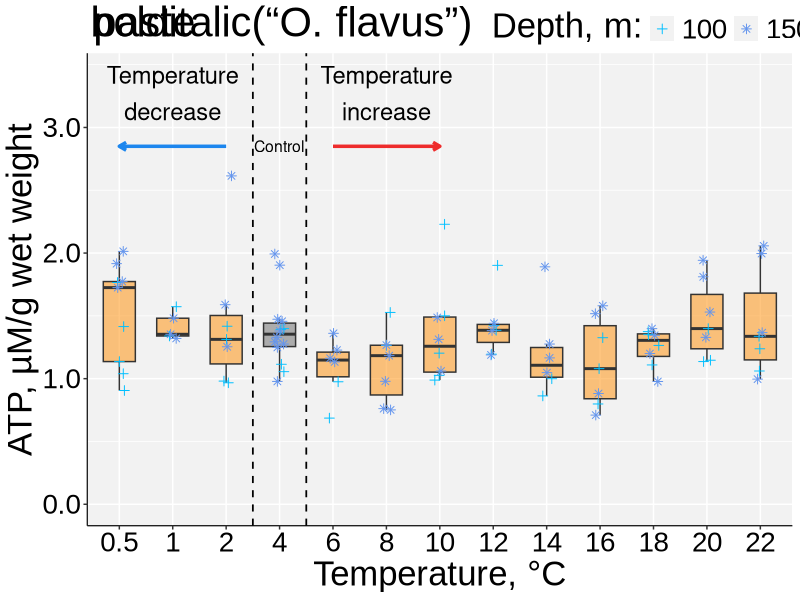
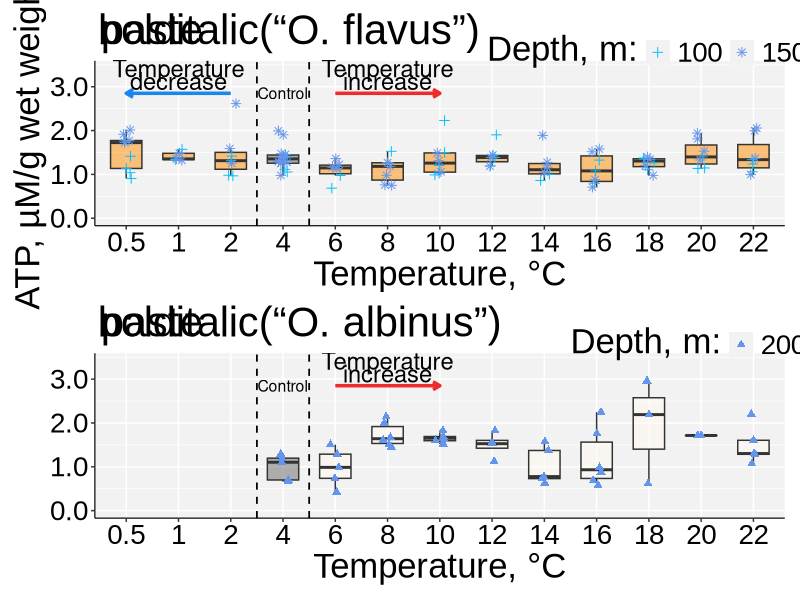
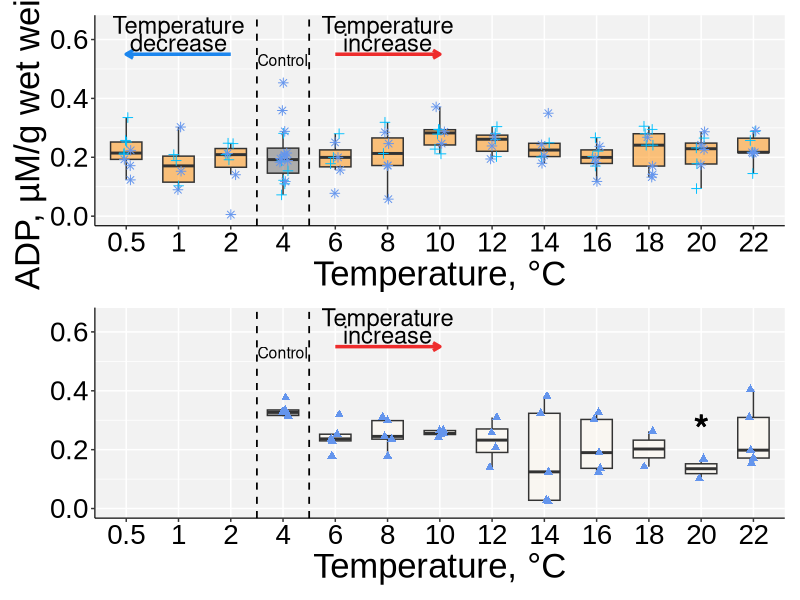
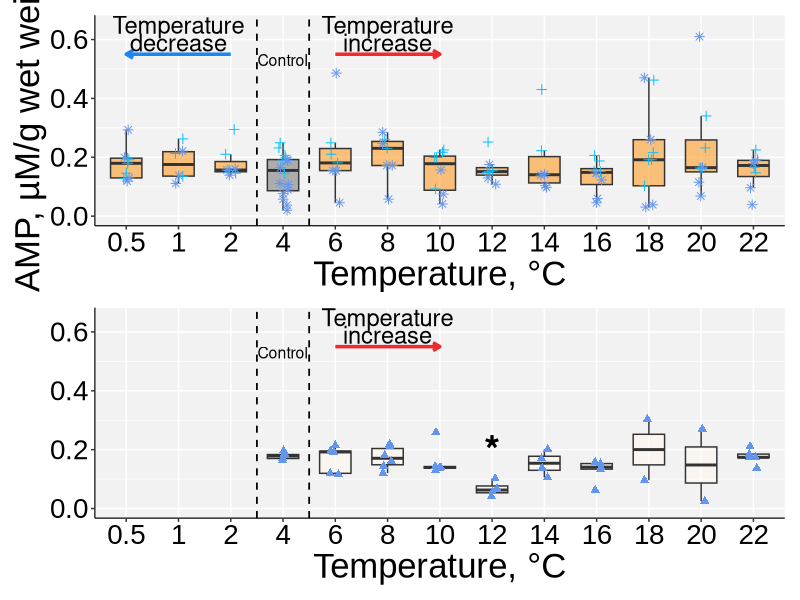
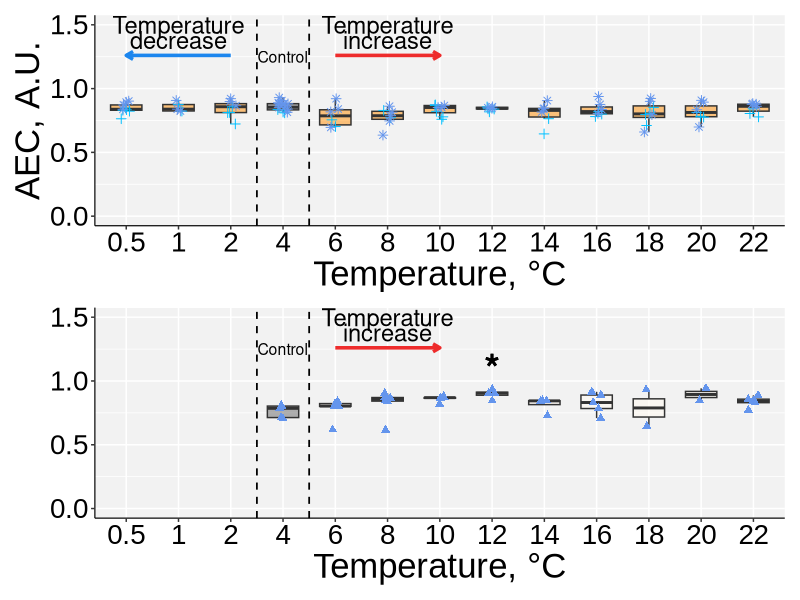
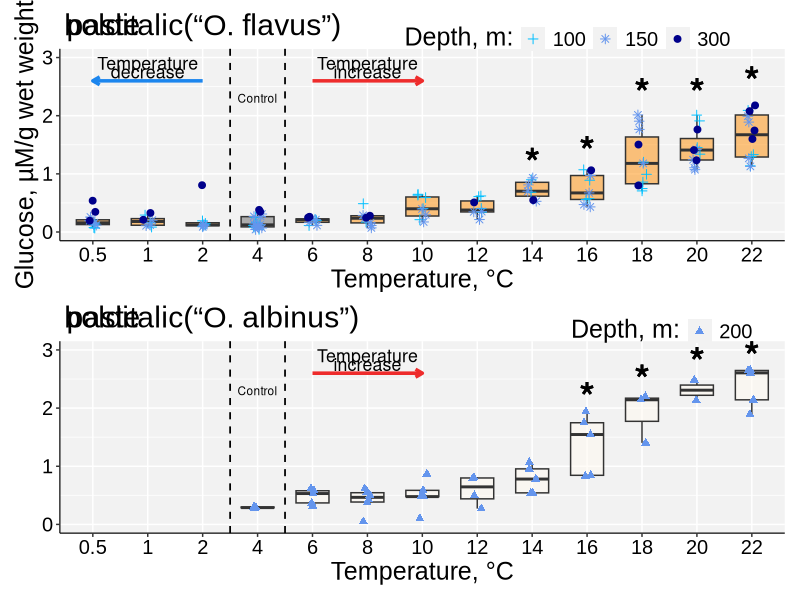
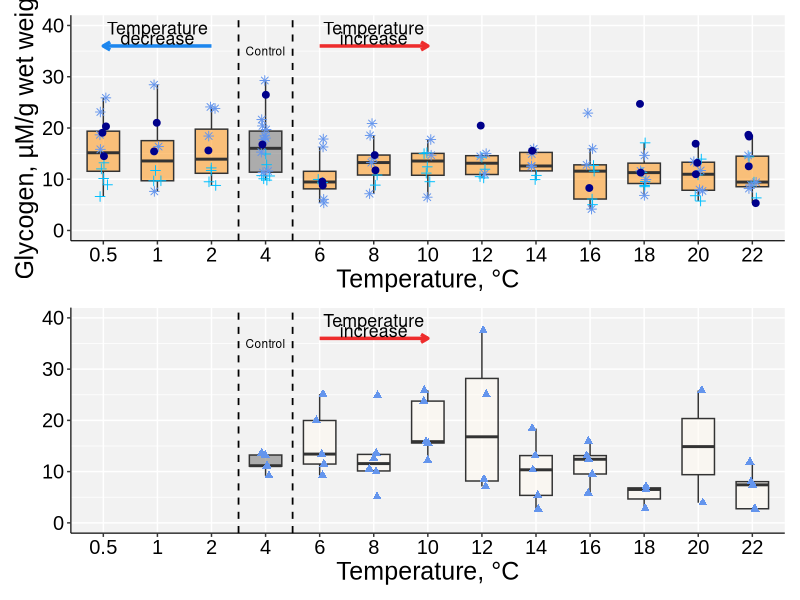
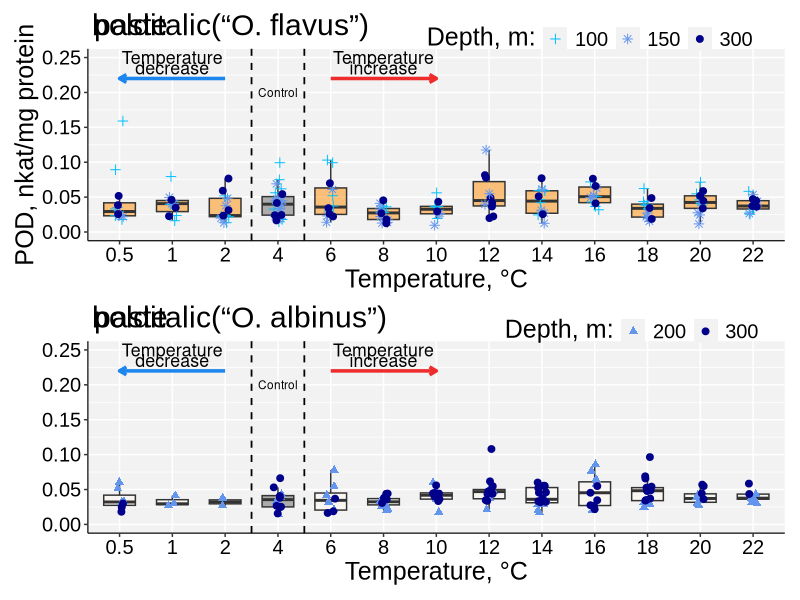

Recreate these plots in R, in order.
library(ggplot2)
library(ggtext)
library(glue)
library(patchwork)
library(openxlsx)


#download data
ATP <- read.xlsx("Raw_data_from_Ommatogammarus_in_experiments1.xlsx", sheet = 2)
ADP <- read.xlsx("Raw_data_from_Ommatogammarus_in_experiments1.xlsx", sheet = 3)
AMP <- read.xlsx("Raw_data_from_Ommatogammarus_in_experiments1.xlsx", sheet = 4)
AEC <- read.xlsx("Raw_data_from_Ommatogammarus_in_experiments1.xlsx", sheet = 5)
Glucose <- read.xlsx("Raw_data_from_Ommatogammarus_in_experiments1.xlsx", sheet = 6)
Glycogen <- read.xlsx("Raw_data_from_Ommatogammarus_in_experiments1.xlsx", sheet = 7)
POD <- read.xlsx("Raw_data_from_Ommatogammarus_in_experiments1.xlsx", sheet = 8)
CAT <- read.xlsx("Raw_data_from_Ommatogammarus_in_experiments1.xlsx", sheet = 9)
GST <- read.xlsx("Raw_data_from_Ommatogammarus_in_experiments1.xlsx", sheet = 10)
LDH <- read.xlsx("Raw_data_from_Ommatogammarus_in_experiments1.xlsx", sheet = 11)
#make data part is factors (ATP)
ATP$Temperature <- as.factor(ATP$Temperature)
ATP$Species <- as.factor(ATP$Species)
ATP$Parameter <- as.factor(ATP$Parameter)
ATP$Depth <- as.factor(ATP$Depth)
#make data part is factors (ADP)
ADP$Temperature <- as.factor(ADP$Temperature)
ADP$Species <- as.factor(ADP$Species)
ADP$Parameter <- as.factor(ADP$Parameter)
ADP$`Depth` <- as.factor(ADP$Depth)
#make data part is factors (AMP)
AMP$Temperature <- as.factor(AMP$Temperature)
AMP$Species <- as.factor(AMP$Species)
AMP$Parameter <- as.factor(AMP$Parameter)
AMP$Depth <- as.factor(AMP$Depth)
#make data part is factors (AEC)
AEC$Temperature <- as.factor(AEC$Temperature)
AEC$Species <- as.factor(AEC$Species)
AEC$Parameter <- as.factor(AEC$Parameter)
AEC$Depth <- as.factor(AEC$Depth)
#make data part is factors (Glucose)
Glucose$Temperature <- as.factor(Glucose$Temperature)
Glucose$Species <- as.factor(Glucose$Species)
Glucose$Parameter <- as.factor(Glucose$Parameter)
Glucose$Depth <- as.factor(Glucose$Depth)
#make data part is factors (Glycogen)
Glycogen$Temperature <- as.factor(Glycogen$Temperature)
Glycogen$Species <- as.factor(Glycogen$Species)
Glycogen$Parameter <- as.factor(Glycogen$Parameter)
Glycogen$Depth <- as.factor(Glycogen$Depth)
#make data part is factors (POD)
POD$Temperature <- as.factor(POD$Temperature)
POD$Species <- as.factor(POD$Species)
POD$Parameter <- as.factor(POD$Parameter)
POD$Depth <- as.factor(POD$Depth)
#make data part is factors (CAT)
CAT$Temperature <- as.factor(CAT$Temperature)
CAT$Species <- as.factor(CAT$Species)
CAT$Parameter <- as.factor(CAT$Parameter)
CAT$Depth <- as.factor(CAT$Depth)
#make data part is factors (GST)
GST$Temperature <- as.factor(GST$Temperature)
GST$Species <- as.factor(GST$Species)
GST$Parameter <- as.factor(GST$Parameter)
GST$Depth <- as.factor(GST$Depth)
#make data part is factors (LDH)
LDH$Temperature <- as.factor(LDH$Temperature)
LDH$Species <- as.factor(LDH$Species)
LDH$Parameter <- as.factor(LDH$Parameter)
LDH$Depth <- as.factor(LDH$Depth)
#split table at Species factor (ATP)
FlavusATP <- ATP[ATP$Species == "O. flavus", ]
AlbinusATP <- ATP[ATP$Species == "O. albinus", ]
#split table at Species factor (ADP)
FlavusADP <- ADP[ADP$Species == "O. flavus", ]
AlbinusADP <- ADP[ADP$Species == "O. albinus", ]
#split table at Species factor (AMP)
FlavusAMP <- AMP[AMP$Species == "O. flavus", ]
AlbinusAMP <- AMP[AMP$Species == "O. albinus", ]
#split table at Species factor (AEC)
FlavusAEC <- AEC[AEC$Species == "O. flavus", ]
AlbinusAEC <- AEC[AEC$Species == "O. albinus", ]
#split table at Species factor (Glucose)
FlavusGlucose <- Glucose[Glucose$Species == "O. flavus", ]
AlbinusGlucose <- Glucose[Glucose$Species == "O. albinus", ]
#split table at Species factor (Glycogen)
FlavusGlycogen <- Glycogen[Glycogen$Species == "O. flavus", ]
AlbinusGlycogen <- Glycogen[Glycogen$Species == "O. albinus", ]
#split table at Species factor (POD)
FlavusPOD <- POD[POD$Species == "O. flavus", ]
AlbinusPOD <- POD[POD$Species == "O. albinus", ]
#split table at Species factor (CAT)
FlavusCAT <- CAT[CAT$Species == "O. flavus", ]
AlbinusCAT <- CAT[CAT$Species == "O. albinus", ]
#split table at Species factor (GST)
FlavusGST <- GST[GST$Species == "O. flavus", ]
AlbinusGST <- GST[GST$Species == "O. albinus", ]
#split table at Species factor (LDH)
FlavusLDH <- LDH[LDH$Species == "O. flavus", ]
AlbinusLDH <- LDH[LDH$Species == "O. albinus", ]

#plot for ATP O. flavus
FlavusATP[,3] <- factor(FlavusATP[,3], levels=unique(FlavusATP[,3]))
FlavusATPcoluor <- c("darkorange", "darkorange", "darkorange", "gray40", "darkorange", "darkorange",
                     "darkorange", "darkorange", "darkorange", "darkorange", "darkorange", "darkorange",
                     "darkorange")
scaleFUN <- function(x) sprintf("%.1f", x)
p1 <- ggplot(FlavusATP, 
       aes(x = Temperature, y = Value, ymin = 0)) +
  geom_boxplot(outlier.alpha = 0, alpha = 0.5, fill = FlavusATPcoluor, width = 0.6) +  
  geom_point(size = 2, alpha = 1, aes(group = Temperature, col = Depth, shape = Depth), 
             position = position_jitterdodge(jitter.width = 0.5)) +
  labs(fill = "Температура",
       col = "Depth, m:",
       shape = "Depth, m:",
       x = "Temperature, °C",
       y = "ATP, µM/g wet weight",
  ) +
  theme(title  = ggtext::element_markdown()) +
  scale_color_manual(values = c("deepskyblue", "cornflowerblue",'cornflowerblue', "darkblue")) +
  scale_shape_manual(values = c(3, 8, 17)) +
  ggtitle(substitute(paste(bolditalic('O. flavus')))) +
  theme(panel.background = element_rect(fill = 'gray95')) +
  theme(text=element_text(color="black"),axis.text=element_text(color="black")) +
  theme(plot.title = element_text(hjust = 0.5)) + 
  ylim(0, 3.5) +
  geom_vline(xintercept=c(3.5,4.5), linetype = "dashed", linewidth = 0.6) +
  annotate("segment", x = 5, xend = 7, y = 2.85, yend = 2.85, colour = "firebrick2", size=1.2, arrow=arrow(length = unit(0.2, "cm"))) +
  annotate("segment", x = 3, xend = 1, y = 2.85, yend = 2.85, colour = "dodgerblue2", size=1.2, arrow=arrow(length = unit(0.2, "cm"))) +
  annotate("text", x = c(2), y = c(3.42), label = "Temperature", cex=6, col = "black") +
  annotate("text", x = c(2), y = c(3.13), label = "decrease", cex=6, col = "black") +
  annotate("text", x = c(6), y = c(3.42), label = "Temperature", cex=6, col = "black") +
  annotate("text", x = c(6), y = c(3.13), label = "increase", cex=6, col = "black") +
  annotate("text", x = c(4), y = c(2.85), label = "Control", cex=4, col = "black") + 
  theme(text=element_text(color="black"),axis.text=element_text(color="black")) +
  theme(text=element_text(size=25, family="Arial")) + 
  theme(legend.position = c(0.8, 1.0515),
        legend.direction = "horizontal") +
  theme(plot.title = element_text(hjust = 0.01),
        axis.title.y = element_text(vjust = +1.7)) + theme(legend.background=element_rect(fill = alpha("white", 0))) + 
  theme(
    axis.line = element_line(linewidth = 0.4, color="black")) + scale_y_continuous(labels=scaleFUN)
#save plot ATP
ggsave("2023-12-20_АТФ flavus.png", width = 20, height = 11, units = "cm", dpi = 600)

#plot for ADP O. albinus
AlbinusATP[,3] <- factor(AlbinusATP[,3], levels=unique(AlbinusATP[,3]))
AlbinusATPcoluor <- c("gray40", "floralwhite", "floralwhite",
                      "floralwhite", "floralwhite", "floralwhite", "floralwhite", "floralwhite", "floralwhite",
                      "floralwhite")
p1

p2 <- ggplot(AlbinusATP, 
       aes(x = factor(Temperature), y = Value, ymin = 0)) +
  geom_boxplot(outlier.alpha = 0, alpha = 0.5, fill = AlbinusATPcoluor, width = 0.6) +  
  geom_point(size = 2, alpha = 1, aes(group = Temperature, col = Depth, shape = Depth), 
             position = position_jitterdodge(jitter.width = 0.5)) +
  labs(fill = "Температура",
       col = "Depth, m:",
       shape = "Depth, m:",
       x = "Temperature, °C",
       y = NULL,
  ) +
  theme(title  = ggtext::element_markdown()) +
  scale_color_manual(values = c("cornflowerblue")) +
  scale_shape_manual(values = c(17)) +
  ggtitle(substitute(paste(bolditalic('O. albinus')))) +
  theme(panel.background = element_rect(fill = 'gray95')) +
  theme(text=element_text(color="black"),axis.text=element_text(color="black")) +
  theme(plot.title = element_text(hjust = 0.5)) + 
  ylim(0, 3.5) +
  geom_vline(xintercept=c(3.5,4.5), linetype = "dashed", linewidth = 0.6) +
  annotate("segment", x = 5, xend = 7, y = 2.85, yend = 2.85, colour = "firebrick2", size=1.2, arrow=arrow(length = unit(0.2, "cm"))) +
  annotate("text", x = c(6), y = c(3.42), label = "Temperature", cex=6, col = "black") +
  annotate("text", x = c(6), y = c(3.13), label = "increase", cex=6, col = "black") +
  annotate("text", x = c(4), y = c(2.85), label = "Control", cex=4, col = "black") + 
  theme(text=element_text(color="black"),axis.text=element_text(color="black")) +
  theme(text=element_text(size=25, family="Arial")) + 
  theme(legend.position = c(0.86, 1.0515),
        legend.direction = "horizontal", 
        legend.spacing.y = unit(1.0, 'cm')) +
  theme(plot.title = element_text(hjust = 0.01)) + theme(legend.background=element_rect(fill = alpha("white", 0))) + 
  theme(
    axis.line = element_line(linewidth = 0.4, color="black")) +
    scale_x_discrete(limits = c('0.5', '1', '2', '4', '6', '8', '10', '12', '14', '16', '18', '20', '22')) + 
  scale_y_continuous(labels=scaleFUN)
ggsave("2023-12-20_АТФ albinus.png", width = 20, height = 11, units = "cm", dpi = 600) 

p1/p2
ggsave("2023-12-20_АТФ albinus и flavus2.0.png", width = 20, height = 22, units = "cm", dpi = 600)

#plot for ADP O. flavus
FlavusADP[,3] <- factor(FlavusADP[,3], levels=unique(FlavusADP[,3]))
FlavusADPcoluor <- c("darkorange", "darkorange", "darkorange", "gray40", "darkorange", "darkorange",
                     "darkorange", "darkorange", "darkorange", "darkorange", "darkorange", "darkorange",
                     "darkorange")
p3 <- ggplot(FlavusADP, 
       aes(x = Temperature, y = Value, ymin = 0)) +
  geom_boxplot(outlier.alpha = 0, alpha = 0.5, fill = FlavusADPcoluor, width = 0.6) +  
  geom_point(size = 2, alpha = 1, aes(group = Temperature, col = Depth, shape = Depth), 
             position = position_jitterdodge(jitter.width = 0.5)) +
  labs(fill = "Температура",
       col = "Depth, m:",
       shape = "Depth, m:",
       x = "Temperature, °C",
       y = "ADP, µM/g wet weight",
  ) +
  theme(title  = ggtext::element_markdown()) +
  scale_color_manual(values = c("deepskyblue", "cornflowerblue", "darkblue")) +
  scale_shape_manual(values = c(3, 8, 19, 3, 8, 19, 8, 19)) +
  ggtitle(NULL) +
  theme(panel.background = element_rect(fill = 'gray95')) +
  theme(text=element_text(color="black"),axis.text=element_text(color="black")) +
  theme(plot.title = element_text(hjust = 0.5)) +
  geom_vline(xintercept=c(3.5,4.5), linetype = "dashed", linewidth = 0.6) +
  annotate("segment", x = 5, xend = 7, y = .55, yend = .55, colour = "firebrick2", size=1.2, arrow=arrow(length = unit(0.2, "cm"))) +
  annotate("segment", x = 3, xend = 1, y = .55, yend = .55, colour = "dodgerblue2", size=1.2, arrow=arrow(length = unit(0.2, "cm"))) +
  annotate("text", x = c(2), y = c(.65), label = "Temperature", cex=6, col = "black") +
  annotate("text", x = c(2), y = c(.59), label = "decrease", cex=6, col = "black") +
  annotate("text", x = c(6), y = c(.65), label = "Temperature", cex=6, col = "black") +
  annotate("text", x = c(6), y = c(.59), label = "increase", cex=6, col = "black") +
  annotate("text", x = c(4), y = c(.53), label = "Control", cex=4, col = "black") + 
  theme(text=element_text(color="black"),axis.text=element_text(color="black")) + 
  theme(text=element_text(color="black"),axis.text=element_text(color="black")) +
  theme(text=element_text(size=25, family="Arial")) +
  ylim(0, .65) + 
  theme(legend.position = "None",
        legend.direction = "horizontal") +
  theme(plot.title = element_text(hjust = 0.01),
        axis.title.y = element_text(vjust = +1.7)) + theme(legend.background=element_rect(fill = alpha("white", 0))) + 
  theme(
    axis.line = element_line(linewidth = 0.4, color="black"))
#save plot ADP
ggsave("2023-12-20_АДФ flavus.png", width = 20, height = 11, units = "cm", dpi = 600)

#plot for ADP O. albinus
AlbinusADP[,3] <- factor(AlbinusADP[,3], levels=unique(AlbinusADP[,3]))
AlbinusADPcoluor <- c("gray40", "floralwhite", "floralwhite",
                      "floralwhite", "floralwhite", "floralwhite", "floralwhite", "floralwhite", "floralwhite",
                      "floralwhite")
p4 <- ggplot(AlbinusADP, 
       aes(x = Temperature, y = Value, ymin = 0)) +
  geom_boxplot(outlier.alpha = 0, alpha = 0.5, fill = AlbinusADPcoluor, width = 0.6) +  
  geom_point(size = 2, alpha = 1, aes(group = Temperature, col = Depth, shape = Depth), 
             position = position_jitterdodge(jitter.width = 0.5)) +
  labs(fill = "Температура",
       col = "Depth, m:",
       shape = "Depth, m:",
       x = "Temperature, °C",
       y = NULL,
  ) +
  theme(title  = ggtext::element_markdown()) +
  scale_color_manual(values = c("cornflowerblue")) +
  scale_shape_manual(values = c(17)) +
  ggtitle(NULL) +
  theme(panel.background = element_rect(fill = 'gray95')) +
  theme(text=element_text(color="black"),axis.text=element_text(color="black")) +
  theme(plot.title = element_text(hjust = 0.5)) + 
  ylim(0, 0.65) +
  geom_vline(xintercept=c(3.5,4.5), linetype = "dashed", linewidth = 0.6) +
  annotate("segment", x = 5, xend = 7, y = .55, yend = .55, colour = "firebrick2", size=1.2, arrow=arrow(length = unit(0.2, "cm"))) +
  annotate("text", x = c(6), y = c(.65), label = "Temperature", cex=6, col = "black") +
  annotate("text", x = c(6), y = c(.59), label = "increase", cex=6, col = "black") +
  annotate("text", x = c(4), y = c(.53), label = "Control", cex=4, col = "black") + 
  annotate("text", x = c(12), y = c(0.27), label = substitute(paste(bold("*"))), cex=10, col = "black") +
  theme(text=element_text(color="black"),axis.text=element_text(color="black")) +
  theme(text=element_text(size=25, family="Arial")) + 
  theme(legend.position ="None",
        legend.direction = "horizontal") +
  theme(plot.title = element_text(hjust = 0.01)) + theme(legend.background=element_rect(fill = alpha("white", 0))) + 
  theme(
    axis.line = element_line(linewidth = 0.4, color="black")) +
  scale_x_discrete(limits = c('0.5', '1', '2', '4', '6', '8', '10', '12', '14', '16', '18', '20', '22'))
#save plot ADP
ggsave("2023-12-20_АДФ albinus.png", width = 20, height = 11, units = "cm", dpi = 600)


p3/p4
ggsave("2023-12-20_АДФ albinus и flavus2.0.png", width = 20, height = 22, units = "cm", dpi = 600)

#plot for AMP O. flavus
FlavusAMP[,3] <- factor(FlavusAMP[,3], levels=unique(FlavusAMP[,3]))
FlavusAMPcoluor <- c("darkorange", "darkorange", "darkorange", "gray40", "darkorange", "darkorange",
                     "darkorange", "darkorange", "darkorange", "darkorange", "darkorange", "darkorange",
                     "darkorange")
p5 <- ggplot(FlavusAMP, 
       aes(x = Temperature, y = Value, ymin = 0)) +
  geom_boxplot(outlier.alpha = 0, alpha = 0.5, fill = FlavusADPcoluor, width = 0.6) +  
  geom_point(size = 2, alpha = 1, aes(group = Temperature, col = Depth, shape = Depth), 
             position = position_jitterdodge(jitter.width = 0.5)) +
  labs(fill = "Температура",
       col = "Depth, m:",
       shape = "Depth, m:",
       x = "Temperature, °C",
       y = "AMP, µM/g wet weight",
  ) +
  theme(title  = ggtext::element_markdown()) +
  scale_color_manual(values = c("deepskyblue", "cornflowerblue", "darkblue")) +
  scale_shape_manual(values = c(3, 8, 19, 3, 8, 19, 8, 19)) +
  ggtitle(NULL) +
  theme(panel.background = element_rect(fill = 'gray95')) +
  theme(text=element_text(color="black"),axis.text=element_text(color="black")) +
  theme(plot.title = element_text(hjust = 0.5)) +
  geom_vline(xintercept=c(3.5,4.5), linetype = "dashed", linewidth = 0.6) +
  annotate("segment", x = 5, xend = 7, y = .55, yend = .55, colour = "firebrick2", size=1.2, arrow=arrow(length = unit(0.2, "cm"))) +
  annotate("segment", x = 3, xend = 1, y = .55, yend = .55, colour = "dodgerblue2", size=1.2, arrow=arrow(length = unit(0.2, "cm"))) +
  annotate("text", x = c(2), y = c(.65), label = "Temperature", cex=6, col = "black") +
  annotate("text", x = c(2), y = c(.59), label = "decrease", cex=6, col = "black") +
  annotate("text", x = c(6), y = c(.65), label = "Temperature", cex=6, col = "black") +
  annotate("text", x = c(6), y = c(.59), label = "increase", cex=6, col = "black") +
  annotate("text", x = c(4), y = c(.53), label = "Control", cex=4, col = "black") + 
  theme(text=element_text(color="black"),axis.text=element_text(color="black")) + 
  theme(text=element_text(size=25, family="Arial")) +
  ylim(0, .65) + 
  theme(legend.position = "None",
        legend.direction = "horizontal") +
  theme(plot.title = element_text(hjust = 0.01),
        axis.title.y = element_text(vjust = +1.7)) + theme(legend.background=element_rect(fill = alpha("white", 0))) + 
  theme(
    axis.line = element_line(linewidth = 0.4, color="black"))
#save plot AMP
ggsave("2023-12-20_АМФ flavus.png", width = 20, height = 11, units = "cm", dpi = 600)

#plot for AMP O. albinus
AlbinusAMP[,3] <- factor(AlbinusAMP[,3], levels=unique(AlbinusAMP[,3]))
AlbinusAMPcoluor <- c("gray40", "floralwhite", "floralwhite",
                      "floralwhite", "floralwhite", "floralwhite", "floralwhite", "floralwhite", "floralwhite",
                      "floralwhite")
p6 <- ggplot(AlbinusAMP, 
       aes(x = Temperature, y = Value, ymin = 0)) +
  geom_boxplot(outlier.alpha = 0, alpha = 0.5, fill = AlbinusAMPcoluor, width = 0.6) +  
  geom_point(size = 2, alpha = 1, aes(group = Temperature, col = Depth, shape = Depth), 
             position = position_jitterdodge(jitter.width = 0.5)) +
  labs(fill = "Температура",
       col = "Depth, m:",
       shape = "Depth, m:",
       x = "Temperature, °C",
       y = NULL,
  ) +
  theme(title  = ggtext::element_markdown()) +
  scale_color_manual(values = c("cornflowerblue")) +
  scale_shape_manual(values = c(17)) +
  ggtitle(NULL) +
  theme(panel.background = element_rect(fill = 'gray95')) +
  theme(text=element_text(color="black"),axis.text=element_text(color="black")) +
  theme(plot.title = element_text(hjust = 0.5)) + 
  ylim(0, 0.65) +
  geom_vline(xintercept=c(3.5,4.5), linetype = "dashed", linewidth = 0.6) +
  annotate("segment", x = 5, xend = 7, y = .55, yend = .55, colour = "firebrick2", size=1.2, arrow=arrow(length = unit(0.2, "cm"))) +
  annotate("text", x = c(6), y = c(.65), label = "Temperature", cex=6, col = "black") +
  annotate("text", x = c(6), y = c(.59), label = "increase", cex=6, col = "black") +
  annotate("text", x = c(4), y = c(.53), label = "Control", cex=4, col = "black") + 
  annotate("text", x = c(8), y = c(0.2), label = substitute(paste(bold("*"))), cex=10, col = "black") +
  theme(text=element_text(color="black"),axis.text=element_text(color="black")) + 
  theme(text=element_text(size=25, family="Arial")) + 
  theme(legend.position = "None",
        legend.direction = "horizontal") +
  theme(plot.title = element_text(hjust = 0.01)) + theme(legend.background=element_rect(fill = alpha("white", 0))) + 
  theme(
    axis.line = element_line(linewidth = 0.4, color="black")) +
  scale_x_discrete(limits = c('0.5', '1', '2', '4', '6', '8', '10', '12', '14', '16', '18', '20', '22'))
#save plot AMP
ggsave("2023-12-20_АМФ albinus.png", width = 20, height = 11, units = "cm", dpi = 600)

p5/p6
ggsave("2_p_2023-12-20_АМФ albinus и flavus.png", width = 20, height = 22, units = "cm", dpi = 600)

#################################################################################################################################################################

#plot for AEC O. flavus
FlavusAEC[,3] <- factor(FlavusAEC[,3], levels=unique(FlavusAEC[,3]))
FlavusAECcoluor <- c("darkorange", "darkorange", "darkorange", "gray40", "darkorange", "darkorange",
                     "darkorange", "darkorange", "darkorange", "darkorange", "darkorange", "darkorange",
                     "darkorange")
p7 <- ggplot(FlavusAEC, 
       aes(x = Temperature, y = Value, ymin = 0)) +
  geom_boxplot(outlier.alpha = 0, alpha = 0.5, fill = FlavusAECcoluor, width = 0.6) +  
  geom_point(size = 2, alpha = 1, aes(group = Temperature, col = Depth, shape = Depth), 
             position = position_jitterdodge(jitter.width = 0.5)) +
  labs(fill = "Температура",
       col = "Depth, m:",
       shape = "Depth, m:",
       x = "Temperature, °C",
       y = "AEC, A.U.",
  ) +
  theme(title  = ggtext::element_markdown()) +
  scale_color_manual(values = c("deepskyblue", "cornflowerblue", "darkblue")) +
  scale_shape_manual(values = c(3, 8, 19, 3, 8, 19, 8, 19)) +
  ggtitle(NULL) +
  theme(panel.background = element_rect(fill = 'gray95')) +
  theme(text=element_text(color="black"),axis.text=element_text(color="black")) +
  theme(plot.title = element_text(hjust = 0.5)) +
  geom_vline(xintercept=c(3.5,4.5), linetype = "dashed", linewidth = 0.6) +
  annotate("segment", x = 5, xend = 7, y = 1.26, yend = 1.26, colour = "firebrick2", size=1.2, arrow=arrow(length = unit(0.2, "cm"))) +
  annotate("segment", x = 3, xend = 1, y = 1.26, yend = 1.26, colour = "dodgerblue2", size=1.2, arrow=arrow(length = unit(0.2, "cm"))) +
  annotate("text", x = c(2), y = c(1.5), label = "Temperature", cex=6, col = "black") +
  annotate("text", x = c(2), y = c(1.38), label = "decrease", cex=6, col = "black") +
  annotate("text", x = c(6), y = c(1.5), label = "Temperature", cex=6, col = "black") +
  annotate("text", x = c(6), y = c(1.38), label = "increase", cex=6, col = "black") +
  annotate("text", x = c(4), y = c(1.25), label = "Control", cex=4, col = "black") + 
  theme(text=element_text(color="black"),axis.text=element_text(color="black")) + 
  theme(text=element_text(size=25, family="Arial")) +
  ylim(0, 1.5) + 
  theme(legend.position = "None",
        legend.direction = "horizontal") +
  theme(plot.title = element_text(hjust = 0.01),
        axis.title.y = element_text(vjust = +1.7)) + theme(legend.background=element_rect(fill = alpha("white", 0))) + 
  theme(
    axis.line = element_line(linewidth = 0.4, color="black"))
#save plot AEC
ggsave("2023-12-19_АEC flavus.png", width = 20, height = 11, units = "cm", dpi = 600)

#plot for AEC O. albinus
AlbinusAEC[,3] <- factor(AlbinusAEC[,3], levels=unique(AlbinusAEC[,3]))
AlbinusAECcoluor <- c("gray40", "floralwhite", "floralwhite",
                      "floralwhite", "floralwhite", "floralwhite", "floralwhite", "floralwhite", "floralwhite",
                      "floralwhite")
p8 <- ggplot(AlbinusAEC, 
       aes(x = Temperature, y = Value, ymin = 0)) +
  geom_boxplot(outlier.alpha = 0, alpha = 0.5, fill = AlbinusAECcoluor, width = 0.6) +  
  geom_point(size = 2, alpha = 1, aes(group = Temperature, col = Depth, shape = Depth), 
             position = position_jitterdodge(jitter.width = 0.5)) +
  labs(fill = "Температура",
       col = "Depth, m:",
       shape = "Depth, m:",
       x = "Temperature, °C",
       y = NULL,
  ) +
  theme(title  = ggtext::element_markdown()) +
  scale_color_manual(values = c("cornflowerblue")) +
  scale_shape_manual(values = c(17)) +
  ggtitle(NULL) +
  theme(panel.background = element_rect(fill = 'gray95')) +
  theme(text=element_text(color="black"),axis.text=element_text(color="black")) +
  theme(plot.title = element_text(hjust = 0.5)) + 
  ylim(0, 1.5) +
  geom_vline(xintercept=c(3.5,4.5), linetype = "dashed", linewidth = 0.6) +
  annotate("segment", x = 5, xend = 7, y = 1.26, yend = 1.26, colour = "firebrick2", size=1.2, arrow=arrow(length = unit(0.2, "cm"))) +
  annotate("text", x = c(6), y = c(1.5), label = "Temperature", cex=6, col = "black") +
  annotate("text", x = c(6), y = c(1.38), label = "increase", cex=6, col = "black") +
  annotate("text", x = c(4), y = c(1.25), label = "Control", cex=4, col = "black") + 
  annotate("text", x = c(8), y = c(1.1), label = substitute(paste(bold("*"))), cex=10, col = "black") +
  theme(text=element_text(color="black"),axis.text=element_text(color="black")) +
  theme(text=element_text(size=25, family="Arial")) + 
  theme(legend.position = "none",
        legend.direction = "horizontal") +
  theme(plot.title = element_text(hjust = 0.01)) + theme(legend.background=element_rect(fill = alpha("white", 0))) + 
  theme(
    axis.line = element_line(linewidth = 0.4, color="black")) +
  scale_x_discrete(limits = c('0.5', '1', '2', '4', '6', '8', '10', '12', '14', '16', '18', '20', '22'))
#save plot AEC
ggsave("2023-12-18_АEC albinus.png", width = 20, height = 11, units = "cm", dpi = 600)

p7/p8
#save plot AEC
ggsave("2_p_2023-12-20_АEC albinus и flavus.png", width = 20, height = 22, units = "cm", dpi = 600)

#################################################################################################################################################################

#plot for Glucose O. flavus
FlavusGlucose[,3] <- factor(FlavusGlucose[,3], levels=unique(FlavusGlucose[,3]))
FlavusGlucosecoluor <- c("darkorange", "darkorange", "darkorange", "gray40", "darkorange", "darkorange",
                         "darkorange", "darkorange", "darkorange", "darkorange", "darkorange", "darkorange",
                         "darkorange")
p9 <- ggplot(FlavusGlucose, 
       aes(x = Temperature, y = Value, ymin = 0)) +
  geom_boxplot(outlier.alpha = 0, alpha = 0.5, fill = FlavusGlucosecoluor, width = 0.6) +  
  geom_point(size = 2, alpha = 1, aes(group = Temperature, col = Depth, shape = Depth), 
             position = position_jitterdodge(jitter.width = 0.5)) +
  labs(fill = "Температура",
       col = "Depth, m:",
       shape = "Depth, m:",
       x = "Temperature, °C",
       y = "Glucose, µM/g wet weight",
  ) +
  theme(title  = ggtext::element_markdown()) +
  scale_color_manual(values = c("deepskyblue", "cornflowerblue", "darkblue")) +
  scale_shape_manual(values = c(3, 8, 19, 3, 8, 19, 8, 19)) +
  ggtitle(substitute(paste(bolditalic('O. flavus')))) +
  theme(panel.background = element_rect(fill = 'gray95')) +
  theme(text=element_text(color="black"),axis.text=element_text(color="black")) +
  theme(plot.title = element_text(hjust = 0.5)) +
  geom_vline(xintercept=c(3.5,4.5), linetype = "dashed", linewidth = 0.6) +
  annotate("segment", x = 5, xend = 7, y = 2.6, yend = 2.6, colour = "firebrick2", size=1.2, arrow=arrow(length = unit(0.2, "cm"))) +
  annotate("segment", x = 3, xend = 1, y = 2.6, yend = 2.6, colour = "dodgerblue2", size=1.2, arrow=arrow(length = unit(0.2, "cm"))) +
  annotate("text", x = c(2), y = c(2.9), label = "Temperature", cex=4.5, col = "black") +
  annotate("text", x = c(2), y = c(2.75), label = "decrease", cex=4.5, col = "black") +
  annotate("text", x = c(6), y = c(2.9), label = "Temperature", cex=4.5, col = "black") +
  annotate("text", x = c(6), y = c(2.75), label = "increase", cex=4.5, col = "black") +
  annotate("text", x = c(4), y = c(2.3), label = "Control", cex=3, col = "black") + 
  annotate("text", x = c(13), y = c(2.6), label = substitute(paste(bold("*"))), cex=10, col = "black") + 
  annotate("text", x = c(12), y = c(2.4), label = substitute(paste(bold("*"))), cex=10, col = "black") +
  annotate("text", x = c(11), y = c(2.4), label = substitute(paste(bold("*"))), cex=10, col = "black") +
  annotate("text", x = c(10), y = c(1.4), label = substitute(paste(bold("*"))), cex=10, col = "black") +
  annotate("text", x = c(9), y = c(1.2), label = substitute(paste(bold("*"))), cex=10, col = "black") +
  theme(text=element_text(color="black"),axis.text=element_text(color="black")) + 
  theme(text=element_text(size=18, family="Arial")) +
  theme(legend.position = c(0.7, 1.0515),
        legend.direction = "horizontal") +
  theme(plot.title = element_text(hjust = 0.01)) + theme(legend.background=element_rect(fill = alpha("white", 0))) + 
  theme(
    axis.line = element_line(linewidth = 0.4, color="black")) +
  ylim(0,3)
#save plot Glucose
ggsave("2023-12-20_Glucose flavus.png", width = 20, height = 11, units = "cm", dpi = 600)


#plot for Glucose O. albinus
AlbinusGlucose[,3] <- factor(AlbinusGlucose[,3], levels=unique(AlbinusGlucose[,3]))
AlbinusGlucosecoluor <- c("gray40", "floralwhite", "floralwhite",
                          "floralwhite", "floralwhite", "floralwhite", "floralwhite", "floralwhite", "floralwhite",
                          "floralwhite")
p10 <- ggplot(AlbinusGlucose, 
       aes(x = Temperature, y = Value, ymin = 0)) +
  geom_boxplot(outlier.alpha = 0, alpha = 0.5, fill = AlbinusGlucosecoluor, width = 0.6) +  
  geom_point(size = 2, alpha = 1, aes(group = Temperature, col = Depth, shape = Depth), 
             position = position_jitterdodge(jitter.width = 0.5)) +
  labs(fill = "Температура",
       col = "Depth, m:",
       shape = "Depth, m:",
       x = "Temperature, °C",
       y = NULL,
  ) +
  theme(title  = ggtext::element_markdown()) +
  scale_color_manual(values = c("cornflowerblue")) +
  scale_shape_manual(values = c(17)) +
  ggtitle(substitute(paste(bolditalic('O. albinus')))) +
  theme(panel.background = element_rect(fill = 'gray95')) +
  theme(text=element_text(color="black"),axis.text=element_text(color="black")) +
  theme(plot.title = element_text(hjust = 0.5)) +
  geom_vline(xintercept=c(3.5,4.5), linetype = "dashed", linewidth = 0.6) +
  annotate("segment", x = 5, xend = 7, y = 2.6, yend = 2.6, colour = "firebrick2", size=1.2, arrow=arrow(length = unit(0.2, "cm"))) +
  annotate("text", x = c(6), y = c(2.9), label = "Temperature", cex=4.5, col = "black") +
  annotate("text", x = c(6), y = c(2.75), label = "increase", cex=4.5, col = "black") +
  annotate("text", x = c(4), y = c(2.3), label = "Control", cex=3, col = "black") + 
  annotate("text", x = c(13), y = c(2.9), label = substitute(paste(bold("*"))), cex=10, col = "black") + 
  annotate("text", x = c(12), y = c(2.8), label = substitute(paste(bold("*"))), cex=10, col = "black") +
  annotate("text", x = c(11), y = c(2.5), label = substitute(paste(bold("*"))), cex=10, col = "black") +
  annotate("text", x = c(10), y = c(2.2), label = substitute(paste(bold("*"))), cex=10, col = "black") +
  theme(text=element_text(size=18, family="Arial")) + 
  theme(legend.position = c(0.83, 1.0515),
        legend.direction = "horizontal") +
  theme(plot.title = element_text(hjust = 0.01)) + theme(legend.background=element_rect(fill = alpha("white", 0))) + 
  theme(
    axis.line = element_line(linewidth = 0.4, color="black")) + 
  ylim(0, 3) +
  scale_x_discrete(limits = c('0.5', '1', '2', '4', '6', '8', '10', '12', '14', '16', '18', '20', '22'))
#save plot Glucose
ggsave("2023-12-20_Glucose albinus.png", width = 20, height = 11, units = "cm", dpi = 600)

p9/p10
ggsave("2023-12-20_Glucose albinus и flavus.png", width = 20, height = 22, units = "cm", dpi = 600)


#plot for Glycogen O. flavus
FlavusGlycogen[,3] <- factor(FlavusGlycogen[,3], levels=unique(FlavusGlycogen[,3]))
FlavusGlycogencoluor <- c("darkorange", "darkorange", "darkorange", "gray40", "darkorange", "darkorange",
                          "darkorange", "darkorange", "darkorange", "darkorange", "darkorange", "darkorange",
                          "darkorange")
p11 <- ggplot(FlavusGlycogen, 
       aes(x = Temperature, y = Value, ymin = 0)) +
  geom_boxplot(outlier.alpha = 0, alpha = 0.5, fill = FlavusGlycogencoluor, width = 0.6) +  
  geom_point(size = 2, alpha = 1, aes(group = Temperature, col = Depth, shape = Depth), 
             position = position_jitterdodge(jitter.width = 0.5)) +
  labs(fill = "Температура",
       col = "Depth, m:",
       shape = "Depth, m:",
       x = "Temperature, °C",
       y = "Glycogen, µM/g wet weight",
  ) +
  scale_color_manual(values = c("deepskyblue", "cornflowerblue", "darkblue")) +
  scale_shape_manual(values = c(3, 8, 19, 3, 8, 19, 8, 19)) +
  ggtitle(NULL) +
  theme(panel.background = element_rect(fill = 'gray95')) +
  theme(text=element_text(color="black"),axis.text=element_text(color="black")) +
  theme(plot.title = element_text(hjust = 0.5)) +
  geom_vline(xintercept=c(3.5,4.5), linetype = "dashed", linewidth = 0.6) +
  annotate("segment", x = 5, xend = 7, y = 36, yend = 36, colour = "firebrick2", size=1.2, arrow=arrow(length = unit(0.2, "cm"))) +
  annotate("segment", x = 3, xend = 1, y = 36, yend = 36, colour = "dodgerblue2", size=1.2, arrow=arrow(length = unit(0.2, "cm"))) +
  annotate("text", x = c(2), y = c(39.5), label = "Temperature", cex=4.5, col = "black") +
  annotate("text", x = c(2), y = c(37.5), label = "decrease", cex=4.5, col = "black") +
  annotate("text", x = c(6), y = c(39.5), label = "Temperature", cex=4.5, col = "black") +
  annotate("text", x = c(6), y = c(37.5), label = "increase", cex=4.5, col = "black") +
  annotate("text", x = c(4), y = c(35), label = "Control", cex=3, col = "black") + 
  theme(text=element_text(color="black"),axis.text=element_text(color="black")) +
  theme(text=element_text(size=18, family="Arial")) +
  theme(legend.position = "none",
        legend.direction = "horizontal") +
  theme(plot.title = element_text(hjust = 0.01)) + theme(legend.background=element_rect(fill = alpha("white", 0))) + 
  theme(
    axis.line = element_line(linewidth = 0.4, color="black")) + 
  ylim(0, 40) 

#save plot Glucose
ggsave("2023-12-20_Glycogen flavus.png", width = 20, height = 11, units = "cm", dpi = 600)

#plot for Glycogen O. albinus
AlbinusGlycogen[,3] <- factor(AlbinusGlycogen[,3], levels=unique(AlbinusGlycogen[,3]))
AlbinusGlycogencoluor <- c("gray40", "floralwhite", "floralwhite",
                           "floralwhite", "floralwhite", "floralwhite", "floralwhite", "floralwhite", "floralwhite",
                           "floralwhite")
p12 <- ggplot(AlbinusGlycogen, 
       aes(x = Temperature, y = Value, ymin = 0)) +
  geom_boxplot(outlier.alpha = 0, alpha = 0.5, fill = AlbinusGlycogencoluor, width = 0.6) +  
  geom_point(size = 2, alpha = 1, aes(group = Temperature, col = Depth, shape = Depth), 
             position = position_jitterdodge(jitter.width = 0.5)) +
  labs(fill = "Температура",
       col = "Depth, m:",
       shape = "Depth, m:",
       x = "Temperature, °C",
       y = NULL,
  ) +
  theme(title  = ggtext::element_markdown()) +
  scale_color_manual(values = c("cornflowerblue")) +
  scale_shape_manual(values = c(17)) +
  ggtitle(NULL) +
  theme(panel.background = element_rect(fill = 'gray95')) +
  theme(text=element_text(color="black"),axis.text=element_text(color="black")) +
  theme(plot.title = element_text(hjust = 0.5)) +
  geom_vline(xintercept=c(3.5,4.5), linetype = "dashed", linewidth = 0.6) +
  annotate("segment", x = 5, xend = 7, y = 36, yend = 36, colour = "firebrick2", size=1.2, arrow=arrow(length = unit(0.2, "cm"))) +
  annotate("text", x = c(6), y = c(39.5), label = "Temperature", cex=4.5, col = "black") +
  annotate("text", x = c(6), y = c(37.5), label = "increase", cex=4.5, col = "black") +
  annotate("text", x = c(4), y = c(35), label = "Control", cex=3, col = "black") + 
  theme(text=element_text(color="black"),axis.text=element_text(color="black")) +
  theme(text=element_text(size=18, family="Arial")) + 
  theme(legend.position ="none",
        legend.direction = "horizontal") +
  theme(plot.title = element_text(hjust = 0.01)) + theme(legend.background=element_rect(fill = alpha("white", 0))) + 
  theme(
    axis.line = element_line(linewidth = 0.4, color="black")) + 
  ylim(0, 40) +
  scale_x_discrete(limits = c('0.5', '1', '2', '4', '6', '8', '10', '12', '14', '16', '18', '20', '22'))

#save plot Glucose
ggsave("2023-12-20_Glycogen albinus.png", width = 20, height = 11, units = "cm", dpi = 600)

p11/p12
ggsave("2023-12-20_Glycogen albinus и flavus.png", width = 20, height = 22, units = "cm", dpi = 600)


#plot for POD O. flavus
FlavusPOD[,3] <- factor(FlavusPOD[,3], levels=unique(FlavusPOD[,3]))
FlavusPODcoluor <- c("darkorange", "darkorange", "darkorange", "gray40", "darkorange", "darkorange",
                     "darkorange", "darkorange", "darkorange", "darkorange", "darkorange", "darkorange",
                     "darkorange")
p13 <- ggplot(FlavusPOD, 
       aes(x = Temperature, y = Value, ymin = 0)) +
  geom_boxplot(outlier.alpha = 0, alpha = 0.5, fill = FlavusPODcoluor, width = 0.6) +  
  geom_point(size = 2, alpha = 1, aes(group = Temperature, col = Depth, shape = Depth), 
             position = position_jitterdodge(jitter.width = 0.5)) +
  labs(fill = "Температура",
       col = "Depth, m:",
       shape = "Depth, m:",
       x = "Temperature, °C",
       y = "POD, nkat/mg protein",
  ) +
  theme(title  = ggtext::element_markdown()) +
  scale_color_manual(values = c("deepskyblue", "cornflowerblue", "darkblue")) +
  scale_shape_manual(values = c(3, 8, 19, 3, 8, 19, 8, 19)) +
  ggtitle(substitute(paste(bolditalic('O. flavus')))) +
  theme(panel.background = element_rect(fill = 'gray95')) +
  theme(text=element_text(color="black"),axis.text=element_text(color="black")) +
  theme(plot.title = element_text(hjust = 0.5)) +
  geom_vline(xintercept=c(3.5,4.5), linetype = "dashed", linewidth = 0.6) +
  annotate("segment", x = 5, xend = 7, y = .22, yend = .22, colour = "firebrick2", size=1.2, arrow=arrow(length = unit(0.2, "cm"))) +
  annotate("segment", x = 3, xend = 1, y = .22, yend = .22, colour = "dodgerblue2", size=1.2, arrow=arrow(length = unit(0.2, "cm"))) +
  annotate("text", x = c(2), y = c(.25), label = "Temperature", cex=4.5, col = "black") +
  annotate("text", x = c(2), y = c(.235), label = "decrease", cex=4.5, col = "black") +
  annotate("text", x = c(6), y = c(.25), label = "Temperature", cex=4.5, col = "black") +
  annotate("text", x = c(6), y = c(.235), label = "increase", cex=4.5, col = "black") +
  annotate("text", x = c(4), y = c(0.2), label = "Control", cex=3, col = "black") + 
  theme(text=element_text(color="black"),axis.text=element_text(color="black")) + 
  theme(text=element_text(color="black"),axis.text=element_text(color="black")) +
  theme(text=element_text(size=18, family="Arial")) +
  theme(legend.position = c(0.72, 1.0515),
        legend.direction = "horizontal") +
  theme(plot.title = element_text(hjust = 0.01)) + theme(legend.background=element_rect(fill = alpha("white", 0))) + 
  theme(
    axis.line = element_line(linewidth = 0.4, color="black")) +
  ylim(0, 0.25)
#save plot POD
ggsave("2023-12-20_POD flavus.png", width = 20, height = 11, units = "cm", dpi = 600)



#plot for POD O. albinus
AlbinusPOD[,3] <- factor(AlbinusPOD[,3], levels=unique(AlbinusPOD[,3]))
AlbinusPODcoluor <- c("floralwhite", "floralwhite", "floralwhite", "gray40", "floralwhite", "floralwhite",
                      "floralwhite", "floralwhite", "floralwhite", "floralwhite", "floralwhite", "floralwhite",
                      "floralwhite")
p14 <- ggplot(AlbinusPOD, 
       aes(x = Temperature, y = Value, ymin = 0)) +
  geom_boxplot(outlier.alpha = 0, alpha = 0.5, fill = AlbinusPODcoluor, width = 0.6) +  
  geom_point(size = 2, alpha = 1, aes(group = Temperature, col = Depth, shape = Depth), 
             position = position_jitterdodge(jitter.width = 0.5)) +
  labs(fill = "Температура",
       col = "Depth, m:",
       shape = "Depth, m:",
       x = "Temperature, °C",
       y = NULL,
  ) +
  theme(title  = ggtext::element_markdown()) +
  scale_color_manual(values = c("cornflowerblue", "darkblue")) +
  scale_shape_manual(values = c(17, 19)) +
  ggtitle(substitute(paste(bolditalic('O. albinus')))) +
  theme(panel.background = element_rect(fill = 'gray95')) +
  theme(text=element_text(color="black"),axis.text=element_text(color="black")) +
  theme(plot.title = element_text(hjust = 0.5)) +
  geom_vline(xintercept=c(3.5,4.5), linetype = "dashed", linewidth = 0.6) +
  annotate("segment", x = 5, xend = 7, y = .22, yend = .22, colour = "firebrick2", size=1.2, arrow=arrow(length = unit(0.2, "cm"))) +
  annotate("segment", x = 3, xend = 1, y = .22, yend = .22, colour = "dodgerblue2", size=1.2, arrow=arrow(length = unit(0.2, "cm"))) +
  annotate("text", x = c(2), y = c(.25), label = "Temperature", cex=4.5, col = "black") +
  annotate("text", x = c(2), y = c(.235), label = "decrease", cex=4.5, col = "black") +
  annotate("text", x = c(6), y = c(.25), label = "Temperature", cex=4.5, col = "black") +
  annotate("text", x = c(6), y = c(.235), label = "increase", cex=4.5, col = "black") +
  annotate("text", x = c(4), y = c(0.2), label = "Control", cex=3, col = "black") + 
  theme(text=element_text(color="black"),axis.text=element_text(color="black")) + 
  theme(text=element_text(color="black"),axis.text=element_text(color="black")) +
  theme(text=element_text(size=18, family="Arial")) +
  theme(legend.position = c(0.78, 1.0515),
        legend.direction = "horizontal") +
  theme(plot.title = element_text(hjust = 0.01)) + theme(legend.background=element_rect(fill = alpha("white", 0))) + 
  theme(
    axis.line = element_line(linewidth = 0.4, color="black")) +
  ylim(0, 0.25)

#save plot POD
ggsave("2023-12-20_POD albinus.png", width = 20, height = 11, units = "cm", dpi = 600)

p13/p14
ggsave("2_p_2023-12-20_POD albinus и flavus.png", width = 20, height = 22, units = "cm", dpi = 600)



#plot for CAT O. flavus
FlavusCAT[,3] <- factor(FlavusCAT[,3], levels=unique(FlavusCAT[,3]))
FlavusCATcoluor <- c("darkorange", "darkorange", "darkorange", "gray40", "darkorange", "darkorange",
                     "darkorange", "darkorange", "darkorange", "darkorange", "darkorange", "darkorange",
                     "darkorange")
p15 <- ggplot(FlavusCAT, 
       aes(x = Temperature, y = Value, ymin = 0)) +
  geom_boxplot(outlier.alpha = 0, alpha = 0.5, fill = FlavusCATcoluor, width = 0.6) +  
  geom_point(size = 2, alpha = 1, aes(group = Temperature, col = Depth, shape = Depth), 
             position = position_jitterdodge(jitter.width = 0.5)) +
  labs(fill = "Температура",
       col = "Depth, m:",
       shape = "Depth, m:",
       x = "Temperature, °C",
       y = "CAT, nkat/mg protein",
  ) +
  theme(title  = ggtext::element_markdown()) +
  scale_color_manual(values = c("deepskyblue", "cornflowerblue", "darkblue")) +
  scale_shape_manual(values = c(3, 8, 19, 3, 8, 19, 8, 19)) +
  ggtitle(NULL) +
  theme(panel.background = element_rect(fill = 'gray95')) +
  theme(text=element_text(color="black"),axis.text=element_text(color="black")) +
  theme(plot.title = element_text(hjust = 0.5)) +
  geom_vline(xintercept=c(3.5,4.5), linetype = "dashed", linewidth = 0.6) +
  annotate("segment", x = 5, xend = 7, y = 1720, yend = 1720, colour = "firebrick2", size=1.2, arrow=arrow(length = unit(0.2, "cm"))) +
  annotate("segment", x = 3, xend = 1, y = 1720, yend = 1720, colour = "dodgerblue2", size=1.2, arrow=arrow(length = unit(0.2, "cm"))) +
  annotate("text", x = c(2), y = c(1975), label = "Temperature", cex=4.5, col = "black") +
  annotate("text", x = c(2), y = c(1850), label = "decrease", cex=4.5, col = "black") +
  annotate("text", x = c(6), y = c(1975), label = "Temperature", cex=4.5, col = "black") +
  annotate("text", x = c(6), y = c(1850), label = "increase", cex=4.5, col = "black") +
  annotate("text", x = c(4), y = c(1650), label = "Control", cex=3, col = "black") + 
  theme(text=element_text(color="black"),axis.text=element_text(color="black")) + 
  theme(text=element_text(color="black"),axis.text=element_text(color="black")) +
  theme(text=element_text(size=18, family="Arial")) +
  theme(legend.position = "none",
        legend.direction = "horizontal") +
  theme(plot.title = element_text(hjust = 0.01)) + theme(legend.background=element_rect(fill = alpha("white", 0))) + 
  theme(
    axis.line = element_line(linewidth = 0.4, color="black")) +
  ylim(0, 2000)
#save plot CAT
ggsave("2023-12-20_CAT flavus.png", width = 20, height = 11, units = "cm", dpi = 600)

#plot for CAT O. albinus
AlbinusCAT[,3] <- factor(AlbinusCAT[,3], levels=unique(AlbinusCAT[,3]))
AlbinusCATcoluor <- c("floralwhite", "floralwhite", "floralwhite", "gray40", "floralwhite", "floralwhite",
                      "floralwhite", "floralwhite", "floralwhite", "floralwhite", "floralwhite", "floralwhite",
                      "floralwhite")
p16 <- ggplot(AlbinusCAT, 
       aes(x = Temperature, y = Value, ymin = 0)) +
  geom_boxplot(outlier.alpha = 0, alpha = 0.5, fill = AlbinusCATcoluor, width = 0.6) +  
  geom_point(size = 2, alpha = 1, aes(group = Temperature, col = Depth, shape = Depth), 
             position = position_jitterdodge(jitter.width = 0.5)) +
  labs(fill = "Температура",
       col = "Depth, m:",
       shape = "Depth, m:",
       x = "Temperature, °C",
       y = NULL,
  ) +
  theme(title  = ggtext::element_markdown()) +
  scale_color_manual(values = c("cornflowerblue", "darkblue")) +
  scale_shape_manual(values = c(17, 19)) +
  ggtitle(NULL) +
  theme(panel.background = element_rect(fill = 'gray95')) +
  theme(text=element_text(color="black"),axis.text=element_text(color="black")) +
  theme(plot.title = element_text(hjust = 0.5)) +
  geom_vline(xintercept=c(3.5,4.5), linetype = "dashed", linewidth = 0.6) +
  annotate("segment", x = 5, xend = 7, y = 1720, yend = 1720, colour = "firebrick2", size=1.2, arrow=arrow(length = unit(0.2, "cm"))) +
  annotate("segment", x = 3, xend = 1, y = 1720, yend = 1720, colour = "dodgerblue2", size=1.2, arrow=arrow(length = unit(0.2, "cm"))) +
  annotate("text", x = c(2), y = c(1975), label = "Temperature", cex=4.5, col = "black") +
  annotate("text", x = c(2), y = c(1850), label = "decrease", cex=4.5, col = "black") +
  annotate("text", x = c(6), y = c(1975), label = "Temperature", cex=4.5, col = "black") +
  annotate("text", x = c(6), y = c(1850), label = "increase", cex=4.5, col = "black") +
  annotate("text", x = c(4), y = c(1650), label = "Control", cex=3, col = "black") + 
  theme(text=element_text(color="black"),axis.text=element_text(color="black")) + 
  theme(text=element_text(color="black"),axis.text=element_text(color="black")) +
  theme(text=element_text(size=18, family="Arial")) +
  theme(legend.position = "none",
        legend.direction = "horizontal") +
  theme(plot.title = element_text(hjust = 0.01)) + theme(legend.background=element_rect(fill = alpha("white", 0))) + 
  theme(
    axis.line = element_line(linewidth = 0.4, color="black"))
#save plot CAT
ggsave("2023-12-20_CAT albinus.png", width = 20, height = 11, units = "cm", dpi = 600)

p15/p16
ggsave("2_p_2023-12-20_CAT albinus и flavus_test.png", width = 20, height = 22, units = "cm", dpi = 600)


#plot for GST O. flavus
FlavusGST[,3] <- factor(FlavusGST[,3], levels=unique(FlavusGST[,3]))
FlavusGSTcoluor <- c("darkorange", "darkorange", "darkorange", "gray40", "darkorange", "darkorange",
                     "darkorange", "darkorange", "darkorange", "darkorange", "darkorange", "darkorange",
                     "darkorange")
p17 <- ggplot(FlavusGST, 
       aes(x = Temperature, y = Value, ymin = 0)) +
  geom_boxplot(outlier.alpha = 0, alpha = 0.5, fill = FlavusGSTcoluor, width = 0.6) +  
  geom_point(size = 2, alpha = 1, aes(group = Temperature, col = Depth, shape = Depth), 
             position = position_jitterdodge(jitter.width = 0.5)) +
  labs(fill = "Температура",
       col = "Depth, m:",
       shape = "Depth, m:",
       x = "Temperature, °C",
       y = "GST, nkat/mg protein",
  ) +
  theme(title  = ggtext::element_markdown()) +
  scale_color_manual(values = c("deepskyblue", "cornflowerblue", "darkblue")) +
  scale_shape_manual(values = c(3, 8, 19, 3, 8, 19, 8, 19)) +
  ggtitle(substitute(paste(bolditalic('O. flavus')))) +
  theme(panel.background = element_rect(fill = 'gray95')) +
  theme(text=element_text(color="black"),axis.text=element_text(color="black")) +
  theme(plot.title = element_text(hjust = 0.5)) +
  geom_vline(xintercept=c(3.5,4.5), linetype = "dashed", linewidth = 0.6) +
  annotate("segment", x = 5, xend = 7, y = 29, yend = 29, colour = "firebrick2", size=1.2, arrow=arrow(length = unit(0.2, "cm"))) +
  annotate("segment", x = 3, xend = 1, y = 29, yend = 29, colour = "dodgerblue2", size=1.2, arrow=arrow(length = unit(0.2, "cm"))) +
  annotate("text", x = c(2), y = c(33), label = "Temperature", cex=4.5, col = "black") +
  annotate("text", x = c(2), y = c(31), label = "decrease", cex=4.5, col = "black") +
  annotate("text", x = c(6), y = c(33), label = "Temperature", cex=4.5, col = "black") +
  annotate("text", x = c(6), y = c(31), label = "increase", cex=4.5, col = "black") +
  annotate("text", x = c(4), y = c(27), label = "Control", cex=3, col = "black") + 
  theme(text=element_text(color="black"),axis.text=element_text(color="black")) + 
  theme(text=element_text(color="black"),axis.text=element_text(color="black")) +
  theme(text=element_text(size=18, family="Arial")) +
  theme(legend.position = c(0.72, 1.0515),
        legend.direction = "horizontal") +
  theme(plot.title = element_text(hjust = 0.01)) + theme(legend.background=element_rect(fill = alpha("white", 0))) + 
  theme(
    axis.line = element_line(linewidth = 0.4, color="black")) +
  ylim(0, 33)
#save plot GST
ggsave("2023-12-20_GST flavus.png", width = 20, height = 11, units = "cm", dpi = 600)


#plot for GST O. albinus
AlbinusGST[,3] <- factor(AlbinusGST[,3], levels=unique(AlbinusGST[,3]))
AlbinusGSTcoluor <- c("floralwhite", "floralwhite", "floralwhite", "gray40", "floralwhite", "floralwhite",
                      "floralwhite", "floralwhite", "floralwhite", "floralwhite", "floralwhite", "floralwhite",
                      "floralwhite")
p18 <- ggplot(AlbinusGST, 
       aes(x = Temperature, y = Value, ymin = 0)) +
  geom_boxplot(outlier.alpha = 0, alpha = 0.5, fill = AlbinusGSTcoluor, width = 0.6) +  
  geom_point(size = 2, alpha = 1, aes(group = Temperature, col = Depth, shape = Depth), 
             position = position_jitterdodge(jitter.width = 0.5)) +
  labs(fill = "Температура",
       col = "Depth, m:",
       shape = "Depth, m:",
       x = "Temperature, °C",
       y = NULL,
  ) +
  theme(title  = ggtext::element_markdown()) +
  scale_color_manual(values = c("cornflowerblue", "darkblue")) +
  scale_shape_manual(values = c(17, 19)) +
  ggtitle(substitute(paste(bolditalic('O. albinus')))) +
  theme(panel.background = element_rect(fill = 'gray95')) +
  theme(text=element_text(color="black"),axis.text=element_text(color="black")) +
  theme(plot.title = element_text(hjust = 0.5)) +
  geom_vline(xintercept=c(3.5,4.5), linetype = "dashed", linewidth = 0.6) +
  annotate("segment", x = 5, xend = 7, y = 29, yend = 29, colour = "firebrick2", size=1.2, arrow=arrow(length = unit(0.2, "cm"))) +
  annotate("segment", x = 3, xend = 1, y = 29, yend = 29, colour = "dodgerblue2", size=1.2, arrow=arrow(length = unit(0.2, "cm"))) +
  annotate("text", x = c(2), y = c(33), label = "Temperature", cex=4.5, col = "black") +
  annotate("text", x = c(2), y = c(31), label = "decrease", cex=4.5, col = "black") +
  annotate("text", x = c(6), y = c(33), label = "Temperature", cex=4.5, col = "black") +
  annotate("text", x = c(6), y = c(31), label = "increase", cex=4.5, col = "black") +
  annotate("text", x = c(4), y = c(27), label = "Control", cex=3, col = "black") + 
  annotate("text", x = c(1), y = c(20), label = substitute(paste(bold("*"))), cex=10, col = "black") +
  annotate("text", x = c(2), y = c(20), label = substitute(paste(bold("*"))), cex=10, col = "black") +
  annotate("text", x = c(11), y = c(18), label = substitute(paste(bold("*"))), cex=10, col = "black") +
  theme(text=element_text(color="black"),axis.text=element_text(color="black")) + 
  theme(text=element_text(color="black"),axis.text=element_text(color="black")) +
  theme(text=element_text(size=18, family="Arial")) +
  theme(legend.position = c(0.78, 1.0515),
        legend.direction = "horizontal") +
  theme(plot.title = element_text(hjust = 0.01)) + theme(legend.background=element_rect(fill = alpha("white", 0))) + 
  theme(
    axis.line = element_line(linewidth = 0.4, color="black")) +
  ylim(0, 33)
#save plot GST
ggsave("2023-12-20_GST albinus.png", width = 20, height = 11, units = "cm", dpi = 600)

p17/p18

ggsave("2_p_2023-12-20_GST albinus and flavus.png", width = 20, height = 22, units = "cm", dpi = 600)

#plot for LDH O. flavus
FlavusLDH[,3] <- factor(FlavusLDH[,3], levels=unique(FlavusLDH[,3]))
FlavusLDHcoluor <- c("darkorange", "darkorange", "darkorange", "gray40", "darkorange", "darkorange",
                     "darkorange", "darkorange", "darkorange", "darkorange", "darkorange", "darkorange",
                     "darkorange")
p19 <- ggplot(FlavusLDH, 
       aes(x = Temperature, y = Value, ymin = 0)) +
  geom_boxplot(outlier.alpha = 0, alpha = 0.5, fill = FlavusLDHcoluor, width = 0.6) +  
  geom_point(size = 2, alpha = 1, aes(group = Temperature, col = Depth, shape = Depth), 
             position = position_jitterdodge(jitter.width = 0.5)) +
  labs(fill = "Температура",
       col = "Depth, m:",
       shape = "Depth, m:",
       x = "Temperature, °C",
       y = "LDH, nkat/mg protein",
  ) +
  theme(title  = ggtext::element_markdown()) +
  scale_color_manual(values = c("deepskyblue", "cornflowerblue", "darkblue")) +
  scale_shape_manual(values = c(3, 8, 19, 3, 8, 19, 8, 19)) +
  ggtitle(NULL) +
  theme(panel.background = element_rect(fill = 'gray95')) +
  theme(text=element_text(color="black"),axis.text=element_text(color="black")) +
  theme(plot.title = element_text(hjust = 0.5)) +
  geom_vline(xintercept=c(3.5,4.5), linetype = "dashed", linewidth = 0.6) +
  annotate("segment", x = 5, xend = 7, y = 1070, yend = 1070, colour = "firebrick2", size=1.2, arrow=arrow(length = unit(0.2, "cm"))) +
  annotate("segment", x = 3, xend = 1, y = 1070, yend = 1070, colour = "dodgerblue2", size=1.2, arrow=arrow(length = unit(0.2, "cm"))) +
  annotate("text", x = c(2), y = c(1225), label = "Temperature", cex=4.5, col = "black") +
  annotate("text", x = c(2), y = c(1140), label = "decrease", cex=4.5, col = "black") +
  annotate("text", x = c(6), y = c(1225), label = "Temperature", cex=4.5, col = "black") +
  annotate("text", x = c(6), y = c(1140), label = "increase", cex=4.5, col = "black") +
  annotate("text", x = c(4), y = c(950), label = "Control", cex=3, col = "black") + 
  theme(text=element_text(color="black"),axis.text=element_text(color="black")) + 
  theme(text=element_text(color="black"),axis.text=element_text(color="black")) +
  theme(text=element_text(size=18, family="Arial")) +
  theme(legend.position = "none",
        legend.direction = "horizontal") +
  theme(plot.title = element_text(hjust = 0.01)) + theme(legend.background=element_rect(fill = alpha("white", 0))) + 
  theme(
    axis.line = element_line(linewidth = 0.4, color="black")) +
  ylim(0, 1250)
#save plot LDH
ggsave("2023-12-20_LDH flavus.png", width = 20, height = 11, units = "cm", dpi = 600)


#plot for LDH O. albinus
AlbinusLDH[,3] <- factor(AlbinusLDH[,3], levels=unique(AlbinusLDH[,3]))
AlbinusLDHcoluor <- c("floralwhite", "floralwhite", "floralwhite", "gray40", "floralwhite", "floralwhite",
                      "floralwhite", "floralwhite", "floralwhite", "floralwhite", "floralwhite", "floralwhite",
                      "floralwhite")
p20 <- ggplot(AlbinusLDH, 
       aes(x = Temperature, y = Value, ymin = 0)) +
  geom_boxplot(outlier.alpha = 0, alpha = 0.5, fill = AlbinusLDHcoluor, width = 0.6) +  
  geom_point(size = 2, alpha = 1, aes(group = Temperature, col = Depth, shape = Depth), 
             position = position_jitterdodge(jitter.width = 0.5)) +
  labs(fill = "Температура",
       col = "Depth, m:",
       shape = "Depth, m:",
       x = "Temperature, °C",
       y = NULL,
  ) +
  theme(title  = ggtext::element_markdown()) +
  scale_color_manual(values = c("cornflowerblue", "darkblue")) +
  scale_shape_manual(values = c(17, 19)) +
  ggtitle(NULL) +
  theme(panel.background = element_rect(fill = 'gray95')) +
  theme(text=element_text(color="black"),axis.text=element_text(color="black")) +
  theme(plot.title = element_text(hjust = 0.5)) +
  geom_vline(xintercept=c(3.5,4.5), linetype = "dashed", linewidth = 0.6) +
  annotate("segment", x = 5, xend = 7, y = 1070, yend = 1070, colour = "firebrick2", size=1.2, arrow=arrow(length = unit(0.2, "cm"))) +
  annotate("segment", x = 3, xend = 1, y = 1070, yend = 1070, colour = "dodgerblue2", size=1.2, arrow=arrow(length = unit(0.2, "cm"))) +
  annotate("text", x = c(2), y = c(1225), label = "Temperature", cex=4.5, col = "black") +
  annotate("text", x = c(2), y = c(1140), label = "decrease", cex=4.5, col = "black") +
  annotate("text", x = c(6), y = c(1225), label = "Temperature", cex=4.5, col = "black") +
  annotate("text", x = c(6), y = c(1140), label = "increase", cex=4.5, col = "black") +
  annotate("text", x = c(4), y = c(950), label = "Control", cex=3, col = "black") + 
  annotate("text", x = c(7), y = c(220), label = substitute(paste(bold("*"))), cex=10, col = "black") +
  annotate("text", x = c(10), y = c(220 ), label = substitute(paste(bold("*"))), cex=10, col = "black") +
  theme(text=element_text(color="black"),axis.text=element_text(color="black")) + 
  theme(text=element_text(color="black"),axis.text=element_text(color="black")) +
  theme(text=element_text(size=18, family="Arial")) +
  theme(legend.position = "none",
        legend.direction = "horizontal") +
  theme(plot.title = element_text(hjust = 0.01)) + theme(legend.background=element_rect(fill = alpha("white", 0))) + 
  theme(
    axis.line = element_line(linewidth = 0.4, color="black")) +
  ylim(0, 1250)
#save plot LDH
#adenilats
p20
(p1 + p2) / (p3 + p4) / (p5 + p6) / (p7 + p8)
ggsave("allmethabolits_fla_alb.png", width = 50, height = 46, units = "cm", dpi = 600)
#Glu_gly
(p9 + p10) / (p11 + p12)
ggsave("allmethabolits2_fla_alb.png", width = 33, height = 25, units = "cm", dpi = 600)
#CAT_POD
(p13 + p14) / (p15 + p16) 
ggsave("CAT_POD.png", width = 36, height = 25, units = "cm", dpi = 600)
#GST_LDH
(p17 + p18) / (p19 + p20)
ggsave("GST_LDH.png", width = 36, height = 25, units = "cm", dpi = 600)
